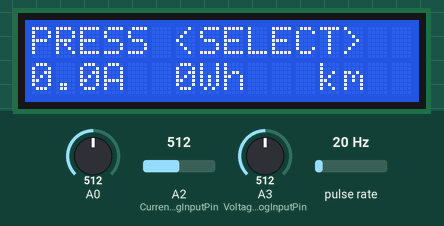
This sketch was run on a simulated Arduino Uno, built with avr-gcc and run on an emulated ATmega328P. Shown: 16×2 character LCD. Wiring (inferred from the names in the program): pulse sensor: data pin 2. The test bench sets the inputs (shaded band); at power-on: A0 = 512, A2 (CurrentAnalogInputPin) = 512, pulse rate 20 Hz, A3 (VoltageAnalogInputPin) = 512. What the sketch prints to the serial monitor is not drawn.

Above: at 1.2 s.
1.3 s: A0 set to 581
4.3 s: A0 set to 608
At 5.5 s:
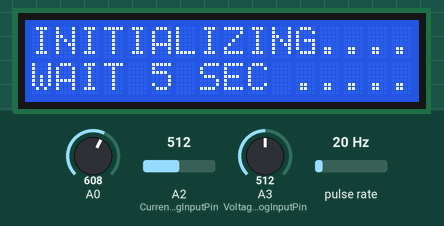
7.3 s: A0 set to 390
At 7.8 s:
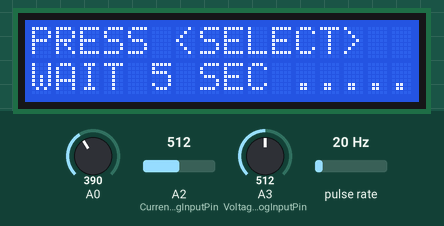
9.5 s: A2 (CurrentAnalogInputPin) set to 479
At 11.8 s:
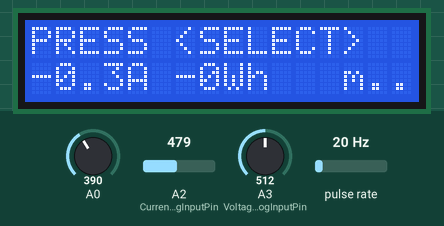
12.5 s: A0 set to 992
At 13.8 s:
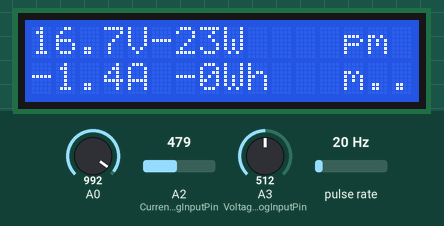
15.5 s: pulse rate (sensor on pin 2) set to 62 Hz
At 17.8 s:
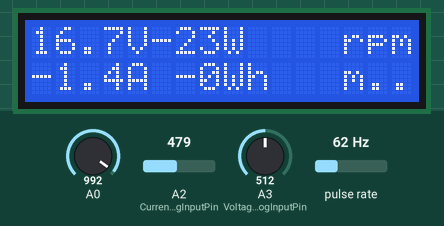
Timing chart, 0 to 19.3 s (numbered marks = the images above; inputs shaded):
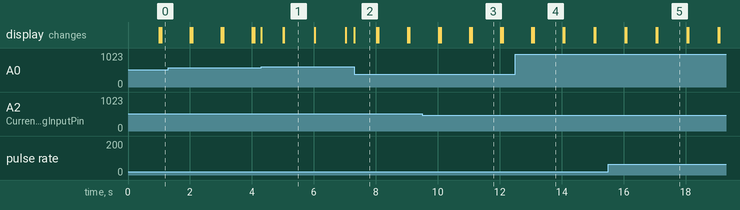

Measured:
- the behaviour switches between 599 and 600 on A0 (found by bisection; images 0 and 1)
- the behaviour switches between 498 and 497 on A2 (CurrentAnalogInputPin) (found by bisection; images 2 and 3)
- after the input at 4.3 s, the display: changes at once (image 1)
- after the input at 7.3 s, the display: changes at once (image 2)
- after the input at 12.5 s, the display: first differs from a run without the input after 0.59 s (image 4)
- after the input at 15.5 s, the display: first changes after 0.55 s (image 5 shows a later state)
- what the display in image 1 shows lasts 1.0 s, from 5.0 s to 6.0 s

The sketch:

energy_meter.ino
```cpp
// based on project from https://solarduino.com/diy-dc-energy-meter-with-arduino/
// DC Energy Monitoring By Solarduino

// Note :  Safety is very important when dealing with electricity. We take no responsibilities while you do it at your own risk.
// Note :  DC Power Monitoring is designed for measuring and record important DC parameters and especially for Solar PV Application.
// Note :  DC Power Monitoring can measure and record (in SD card) instantaneous Voltage (V), Current (I) and Power (W), and total Accumulated Energy (kWH).
// Note :  DC Power Monitoring can detect two direction flow thus Accumulate Energy can be increase or reduce throughout the time of record (example installed on battery side).
// Note :  The unit provides reasonable accuracy and may not be comparable with other expensive branded and commercial datalogger and multimeter.
// Note :  All credit shall be given to Solarduino.

/*/////////////////////////////////////////////////////////////////////////////////////////////////////////////////////////////////////////////////////////////////////////////////////*/////////////*/
const int sensorPin = 2;  // Use a pin that supports interrupts (e.g., pin 2)
volatile int pulseCount = 0;  // Use volatile for variables accessed within an interrupt
unsigned long lastTime = 0;
int rpm = 0;
float distanceTraveled = 0.0;  // in kilometers
const int rotationsPerKilometer = 200;

/* 0- General */

        int decimalPrecision = 1;                   // decimal places for all values shown in LED Display & Serial Monitor

/* 1- DC Voltage Measurement using Voltage Divider Method */

        int VoltageAnalogInputPin = A3;             // Which pin to measure Voltage Value (A0 is reserved for LCD Shield buttons function)
        float voltageSampleRead  = 0;               /* to read the value of a sample*/
        float voltageLastSample  = 0;               /* to count time for each sample. Technically 1 milli second 1 sample is taken */
        float voltageSampleSum   = 0;               /* accumulation of sample readings */
        float voltageSampleCount = 0;               /* to count number of sample. */
        float voltageMean ;                         /* to calculate the average value from all samples*/
        float moduleSupplyVoltageV = 5;             /* maximum measuring voltage , default 5V*/
        float R1 = 47470; //30000.0;                         // Input resistance value for R1 (in ohm) based on Voltage Divider Method
        float R2 = 8340; //7500.0;                          // Input resistance value for R2 (in ohm) based on Voltage Divider Method
        float finalVoltage =0;                      /*shows the final voltage reading*/


/* 2- DC Current Measurement */

        int CurrentAnalogInputPin = A2;             // Which pin to measure Current Value (A0 is reserved for LCD Shield buttons function)
        float mVperAmpValue = 100;                  // If using ACS712 current module : for 5A module key in 185, for 20A module key in 100, for 30A module key in 66
                                                    // If using "Hall-Effect" Current Transformer, key in value using this formula: mVperAmp = maximum voltage range (in milli volt) / current rating of CT
                                                    /* For example, a 20A Hall-Effect Current Transformer rated at 20A, 2.5V +/- 0.625V, mVperAmp will be 625 mV / 20A = 31.25mV/A */

        float moduleMiddleVoltage = 2500;           /* when there is no reading, the voltage is at middle Vcc. For 5V power supply, the middle voltage is 2500mV;*/
        float moduleSupplyVoltage = 5000;           /* supply voltage to current sensor module, default 5000mV*/
        float currentSampleRead  = 0;               /* to read the value of a sample*/
        float currentLastSample  = 0;               /* to count time for each sample. Technically 1 milli second 1 sample is taken */
        float currentSampleSum   = 0;               /* accumulation of sample readings */
        float currentSampleCount = 0;               /* to count number of sample. */
        float currentMean ;                         /* to calculate the average value from all samples*/
        float finalCurrent ;                        /* the final current reading without adding offset value*/
        float finalCurrent2 ;                       /* the final current reading*/


        /* 2.1- DC Current Offset */

              int OffsetRead = 0;                   /* To switch between functions for auto callibation purpose */
              float currentOffset =0.07 ;           // to Offset deviation and accuracy. Offset any fake current when no current operates.
                                                    // Look into serial monitor to add or minus the value.
                                                    // 0.26 means add 0.26A to all current measured value.
                                                    /* if you have LCD Display Shield, this offset can be automatically adjusted by pressing SELECT button */
              float offsetLastSample = 0;           /* to count time for each sample. Technically 1 milli second 1 sample is taken */
              float offsetSampleCount = 0;          /* to count number of sample. */

/* 3- DC Power Wattage calculation */

    float PowerValue =0;                          /* Initial calculation Power Value */
    unsigned long startMillisPower;               /* start counting time for power */
    unsigned long currentMillisPower;             /* current counting time for power */
    const unsigned long periodPower = 1000;       // refresh every X seconds (in seconds) Default 1 = 1 second

/* 4- DC Watt-hour calculation */

    float wattHour  = 0;                           /* Initial calculation Energy Value */
    unsigned long startMillisEnergy;               /* start counting time for Energy */
    unsigned long currentMillisEnergy;             /* current counting time for Energy */
    const unsigned long periodEnergy = 1000;       // refresh every X seconds (in seconds) Default 1000 = 1 second
    float FinalEnergyValue = 0;                    /*shows the final Energy reading*/

/* 5 - LCD Display  */

    #include<LiquidCrystal.h>                   /*Load the liquid Crystal Library (by default already built-it with arduino solftware)*/
    LiquidCrystal LCD(8,9,4,5,6,7);             /*Creating the LiquidCrystal object named LCD */
    unsigned long startMillisLCD;               /* start counting time for LCD Display */
    unsigned long currentMillisLCD;             /* current counting time for LCD Display */
    const unsigned long periodLCD = 1000;       // refresh every X seconds (in seconds) in LED Display. Default 1000 = 1 second


void setup()                                  /* The Codes only run 1 time only when Arduino started.*/

  {
    attachInterrupt(digitalPinToInterrupt(sensorPin), countPulse, FALLING);

/* 0- General */

    Serial.begin(9600);                       /* In order to see value in serial monitor */

/* 3- DC Power Wattage calculation */

   startMillisPower = millis();

/* 4- DC Watt-hour calculation */

   startMillisEnergy = millis();

/* 5 - LCD Display  */

    LCD.begin(16,2);                                  /*Tell Arduino that our LCD has 16 columns and 2 rows*/
    LCD.setCursor(0,0);                               /*Set LCD to upper left corner of display*/
    startMillisLCD = millis();

  }


void loop()                                 /* The Codes run repeatly over and over again.*/

  {

        /* 0- General */


              /* 0.1- Button Function */

              int buttonRead;
              buttonRead = analogRead (0);                                          // Read analog pin A0. Analog pin A0 automatically reserved for button function in LCD Display Shield

              /*Right button is pressed */
              if (buttonRead < 60)
              {   LCD.setCursor(0,0); LCD.print ("PRESS <SELECT>   "); }

              /* Up button is pressed */
              else if (buttonRead < 200)
              {   LCD.setCursor(0,0); LCD.print ("PRESS <SELECT>   "); }

              /* Down button is pressed */
              else if (buttonRead < 400)
              {   LCD.setCursor(0,0); LCD.print ("PRESS <SELECT>  ");  }

              /* Left button is pressed */
              else if (buttonRead < 600)
              {   LCD.setCursor(0,0); LCD.print ("PRESS <SELECT>   "); }

              /* Select button is pressed */
              else if (buttonRead < 800)
              {
              OffsetRead = 1;                                                 // to activate offset
              LCD.setCursor(0,0);
              LCD.print ("INITIALIZING..... ");
              LCD.setCursor(0,1);
              LCD.print ("WAIT 5 SEC ..... ");
              }


/* 1- DC Voltage Measurement using Voltage Divider Method */

        if(millis() >= voltageLastSample + 1 )                                                                /* every 1 milli second taking 1 reading */
          {
            voltageSampleRead = analogRead(VoltageAnalogInputPin);                                            /* read the sample value */
            voltageSampleSum = voltageSampleSum + voltageSampleRead ;                                         /* accumulate value with older sample readings*/
            voltageSampleCount = voltageSampleCount + 1;                                                      /* to move on to the next following count */
            voltageLastSample = millis();                                                                     /* to reset the time again so that next cycle can start again*/
          }

        if(voltageSampleCount == 1000)                                                                        /* after 1000 count or 1000 milli seconds (1 second), do the codes below*/
          {
            voltageMean = voltageSampleSum/voltageSampleCount;                                                /* calculate average value of all sample readings taken*/
            finalVoltage = ((voltageMean*moduleSupplyVoltageV)/1024) / (R2/(R1+R2));                          /*  Calculate the expected monitoring votlage */
            Serial.print("V : ");
            Serial.print( finalVoltage,decimalPrecision);
            Serial.print(" V ");
            Serial.print(" /  ");
            voltageSampleSum =0;                                                                              /* to reset accumulate sample values for the next cycle */
            voltageSampleCount=0;                                                                             /* to reset number of sample for the next cycle */
          }


/* 2- DC Current Measurement */

        if(millis() >= currentLastSample + 1 )                                                                /* every 1 milli second taking 1 reading */
          {
            currentSampleRead = analogRead(CurrentAnalogInputPin)-((moduleMiddleVoltage/moduleSupplyVoltage)*1024);      /* read the sample value */
            currentSampleSum = currentSampleSum + currentSampleRead ;                                         /* accumulate value with older sample readings*/
            currentSampleCount = currentSampleCount + 1;                                                      /* to move on to the next following count */
            currentLastSample = millis();                                                                     /* to reset the time again so that next cycle can start again*/
          }

        if(currentSampleCount == 1000)                                                                        /* after 1000 count or 1000 milli seconds (1 second), do the calculation and display value*/
          {
            currentMean = currentSampleSum/currentSampleCount;                                                /* calculate average value of all sample readings taken*/
            finalCurrent = (((currentMean /1024) *5000) /mVperAmpValue);                                      /* calculate the final RMS current*/
            finalCurrent2 = finalCurrent + currentOffset;
            Serial.print("I : ");
            Serial.print(finalCurrent2,decimalPrecision);
            Serial.print(" A ");
            Serial.print(" /  ");
            currentSampleSum =0;                                                                              /* to reset accumulate sample values for the next cycle */
            currentSampleCount=0;                                                                             /* to reset number of sample for the next cycle */
          }


          /* 2.1 - Offset DC Current */

          if(OffsetRead == 1)
            {
             currentOffset = 0;                                                              /* set back currentOffset as default*/
               if(millis() >= offsetLastSample + 1)                                          /* offset 1 - to centralise analogRead waveform*/
                {
                  offsetSampleCount = offsetSampleCount + 1;
                  offsetLastSample = millis();
                }

                  if(offsetSampleCount == 2500)                                              /* need to wait first offset take into effect. Delay 2.5 seconds  */
                {                                                                            /* So this code is to delay 2.5 seconds after button pressed */
                  currentOffset = - finalCurrent;                                            /* to offset values */
                  OffsetRead = 0;                                                            /* until next offset button is pressed*/
                  offsetSampleCount = 0;                                                     /* to reset the time again so that next cycle can start again */
                }
            }


/* 3- DC Power Wattage calculation */

        currentMillisPower = millis();                                                                            /* Count the time for power */
        if (currentMillisPower - startMillisPower >= periodPower)
          {
            PowerValue = finalCurrent2 * finalVoltage;
            Serial.print("P : " );
            Serial.print(PowerValue,decimalPrecision);
            Serial.print(" W ");
            Serial.print(" /  ");
            startMillisPower = currentMillisPower ;                                                               /* Set the starting point again for next counting time */
          }

/* 4- DC Watt-hour calculation */

       currentMillisEnergy = millis();                                                                            /* Count the time for current */
       if (currentMillisEnergy - startMillisEnergy >= periodEnergy)
          {
            wattHour = PowerValue/3600*(periodEnergy/1000);                                                       /* for smoothing calculation*/
            FinalEnergyValue = FinalEnergyValue + wattHour;
            Serial.print("E : " );
            Serial.print(FinalEnergyValue,decimalPrecision-1);
            Serial.print(" Wh ");
            Serial.println(" /  ");
            startMillisEnergy = currentMillisEnergy ;                                                             /* Set the starting point again for next counting time */
          }

/* 5 - LCD Display  */

      currentMillisLCD = millis();
      if (currentMillisLCD - startMillisLCD >= periodLCD)
          {
            LCD.setCursor(0,0);                                                                                   /* Set cursor to first colum 0 and second row 1  */
            LCD.print(finalVoltage,decimalPrecision);                                                             /* display voltage value in LCD in first row  */
            LCD.print("V   ");
            LCD.setCursor(5,0);
            LCD.print(PowerValue,decimalPrecision-1);                                                             /* display power value in LCD  */
            LCD.print("W    ");
            LCD.setCursor(0,1);                                                                                   /* set display starts at second row  */
            LCD.print(finalCurrent2,decimalPrecision);                                                             /* display current value in LCD in first row */
            LCD.print("A  ");
            LCD.setCursor(6,1);
            LCD.print(FinalEnergyValue,decimalPrecision-1);                                                  /* display energy value in LCD  */
            LCD.print("Wh   ");
            startMillisLCD = currentMillisLCD ;                                                                   /* Set the starting point again for next counting time */
          }

 if (millis() - lastTime >= 1000) {
    rpm = (pulseCount * 60) / 20;  // Calculate RPM: (pulses * 60 seconds) / pulses per revolution
    Serial.print("RPM: ");
    Serial.print(rpm);

    // Calculate distance traveled during the last second
    float rotations = pulseCount / 20.0;  // Convert pulses to rotations
    float distanceIncrement = (rotations / rotationsPerKilometer) * 1.0;  // Assume 200 rotations = 1 km
    distanceTraveled += distanceIncrement;

    Serial.print("\tDistance: ");
    Serial.print(distanceTraveled);
    Serial.println(" km");

            LCD.setCursor(10,0);                                                                                   /* set display starts at second row  */
            LCD.print(rpm,decimalPrecision);                                                             /* display current value in LCD in first row */
            LCD.print("rpm  ");
            LCD.setCursor(11,1);
            LCD.print(distanceTraveled,decimalPrecision-1);                                                  /* display energy value in LCD  */
            LCD.print("km");
    // Reset pulse count and update the last time
    pulseCount = 0;
    lastTime = millis();
  }
  }

  void countPulse() {
  pulseCount++;
  // Uncomment the next line for debugging purposes
  // Serial.println("Interrupt!");
}
```
